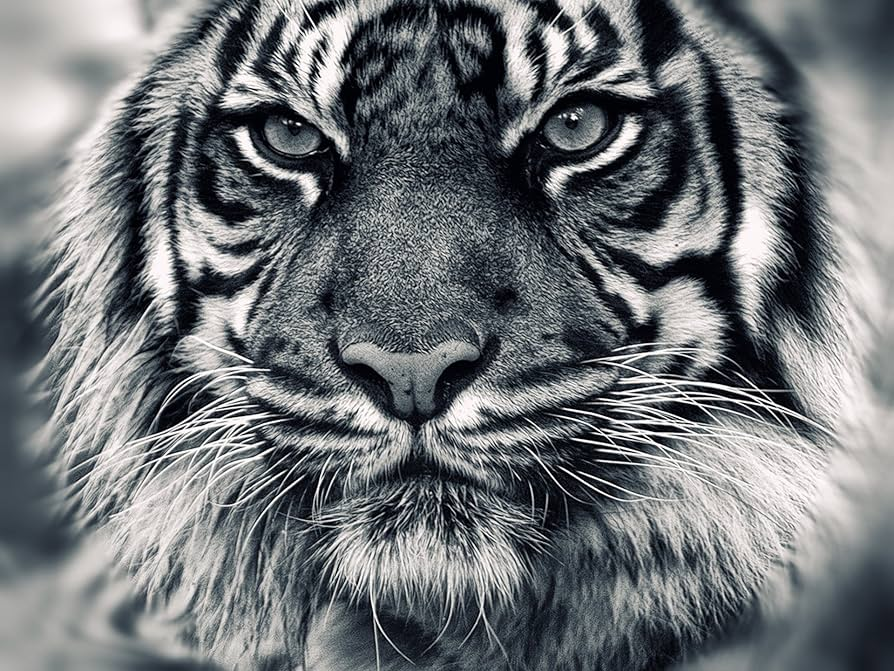
#> input picture image.jpg, 894 x 671 px
$ jupyter execute 'Homomorphic Filtering.ipynb'
#> lines starting #> are read from the running program, lines starting #| are printed output that depends on the picture
[cell 1]
import numpy as np
import cv2
import matplotlib.pyplot as plt

# Read grayscale image
img = cv2.imread("image.jpg",0).astype(float)
#> img: shape (671, 894) float64; min 0, max 255, mean 115.6

# Normalize input
img = img/255.0

# Log transform
log_img = np.log1p(img)
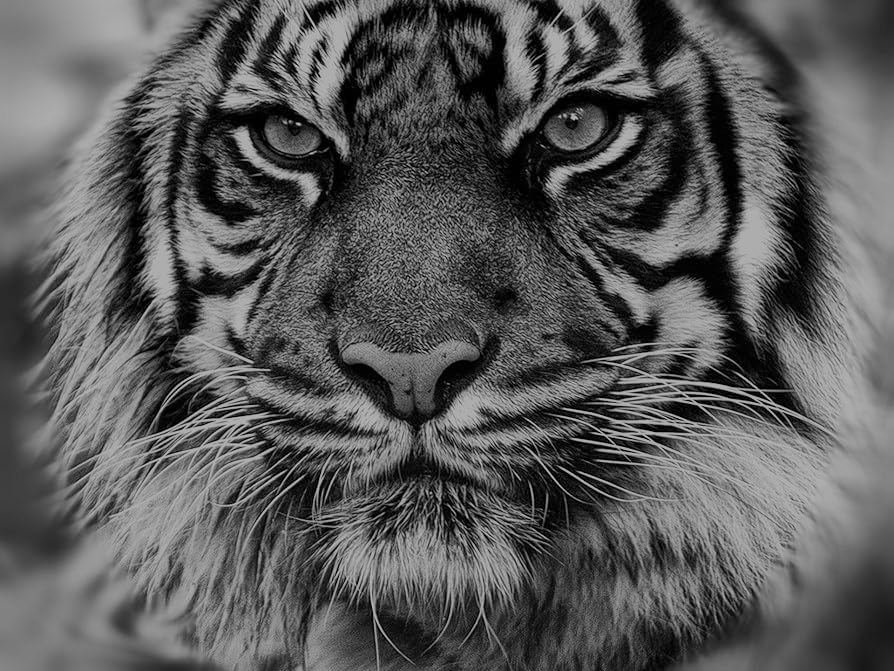
#> log_img: shape (671, 894) float64; min 0, max 0.693, mean 0.355

# FFT
f = np.fft.fft2(log_img)
fshift = np.fft.fftshift(f)

rows, cols = img.shape
#> rows = 671; cols = 894
crow, ccol = rows//2, cols//2
#> crow = 335; ccol = 447

# Homomorphic parameters
D0 = 50
gammaL = 0.5
gammaH = 2

# Create filter
H = np.zeros((rows,cols))

for i in range(rows):
    for j in range(cols):
        D = np.sqrt((i-crow)**2 + (j-ccol)**2)
        H[i,j] = (gammaH-gammaL)*(1-np.exp(-(D**2)/(2*(D0**2)))) + gammaL
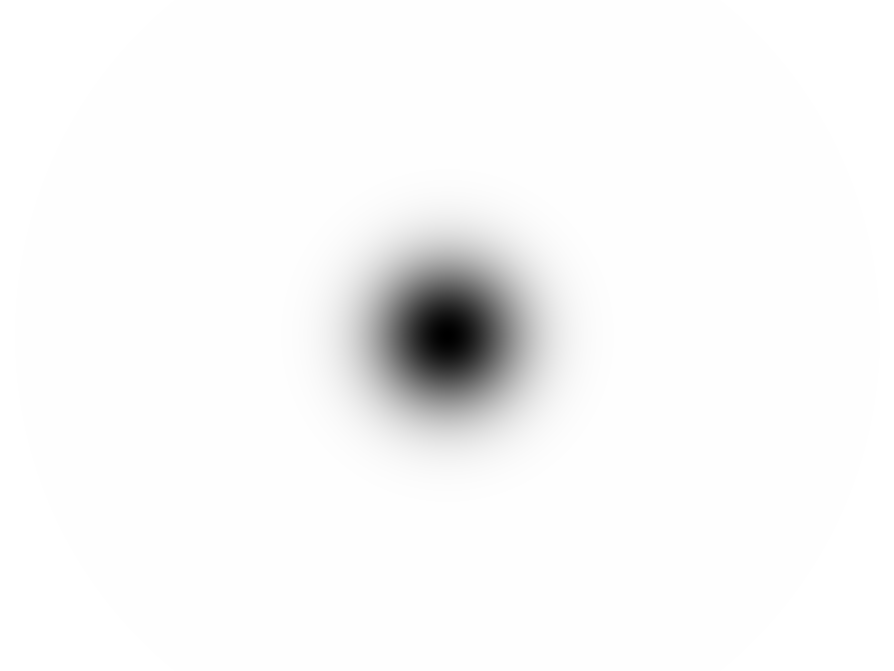
#> H: shape (671, 894) float64; min 0.5, max 2, mean 1.96; drawn with min black and max white

# Apply filter
filtered = fshift * H

# Inverse FFT
ishift = np.fft.ifftshift(filtered)
img_back = np.fft.ifft2(ishift)

# Exponential transform
exp_img = np.exp(np.real(img_back)) - 1
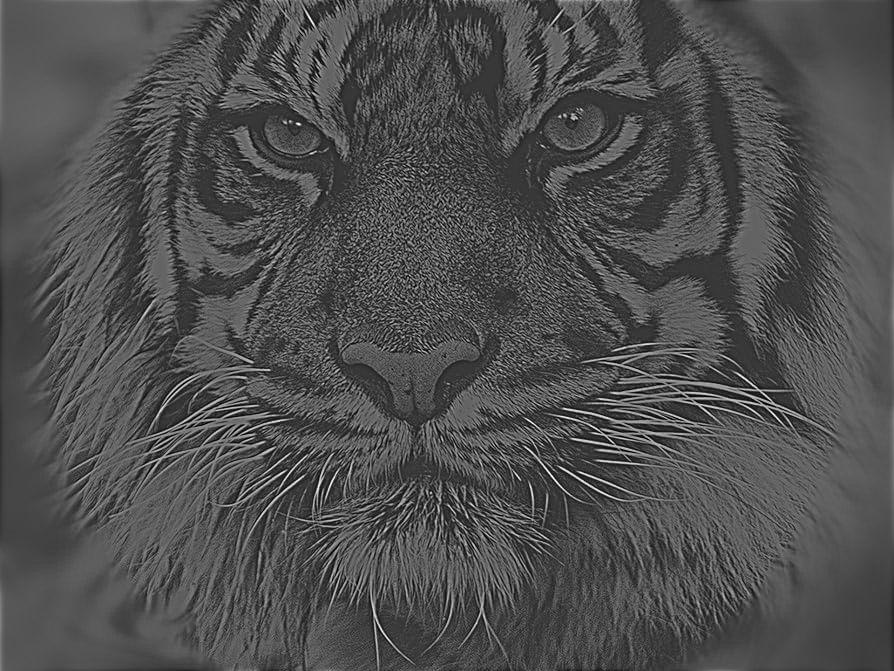
#> exp_img: shape (671, 894) float64; min -0.525, max 1.86, mean 0.218; drawn with min black and max white

# Normalize to display
exp_img = cv2.normalize(exp_img, None, 0, 1, cv2.NORM_MINMAX)

# Display
plt.figure(figsize=(8,4))

plt.subplot(1,2,1)
plt.title("Original")
plt.imshow(img, cmap='gray')

plt.subplot(1,2,2)
plt.title("Homomorphic Filtered")
plt.imshow(exp_img, cmap='gray')

plt.show()
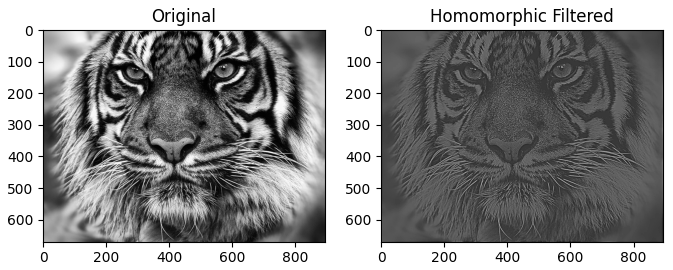
#> figure drawn by matplotlib, 2 panels
